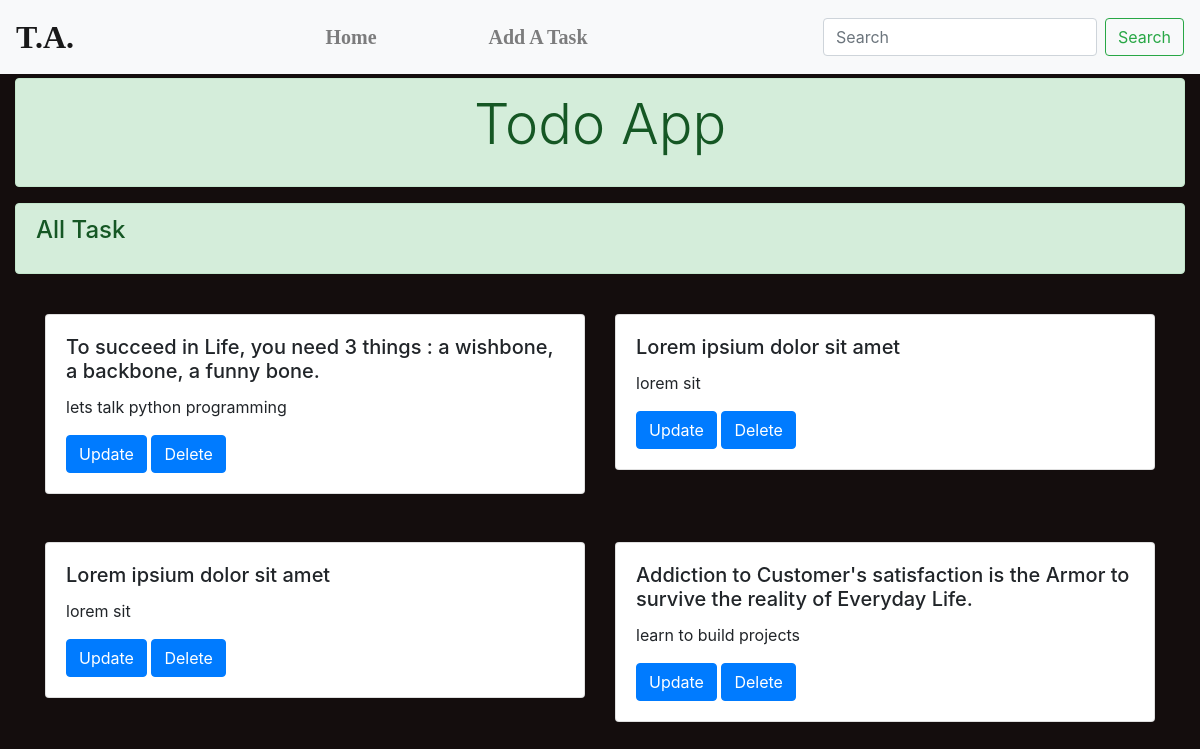
The page / on the database its author committed.
### mini/models.py (models this page shows, shortened)
class Todo(models.Model):
    choice = [
       ("important", "important"),
       ("less important", "less import"),
       ("not important", "not important"),
    ]
    title = models.CharField(max_length=150)
    content = models.TextField()
    dateadded = models.DateField(auto_now_add=True)
    priority = models.CharField(choices = choice, max_length=50  )
    class Meta:
        verbose_name = 'Todo'
        verbose_name_plural = 'Todo'

### mini/views.py (the view)
# urls.py: path('', views.home, name="home"),
def home(request):
    context = {}
    todolist = Todo.objects.all()
    context['todos'] = todolist
    return render(request, "index.html", context)

### Templates/index.html (shortened to what this page needs)
{% load static %}
<!DOCTYPE html>
<html lang="en">
<head>
    <link rel="stylesheet" href="https://cdnjs.cloudflare.com/ajax/libs/font-awesome/4.7.0/css/font-awesome.min.css" />
    <link rel="stylesheet" href="https://maxcdn.bootstrapcdn.com/bootstrap/4.5.2/css/bootstrap.min.css" />
    <link rel="stylesheet" href="{% static 'style.css' %}" />
</head>
<nav class="navbar navbar-expand-lg navbar-light bg-light">
    <a class="navbar-brand" href="{% url 'home' %}">T.A.</a>
    <div class="collapse navbar-collapse" id="navbarSupportedContent">
        <ul class="navbar-nav mx-auto">
            <li class="nav-item mx-5">
                <a class="nav-link" href="{% url 'home' %}">Home </a>
            </li>
            <li class="nav-item mx-5">
                <a class="nav-link" href="{% url 'add' %}">Add A Task</a>
            </li>
        </ul>
        <form class="form-inline my-2 my-lg-0">
            <input class="form-control mr-sm-2" type="search" placeholder="Search" aria-label="Search" />
            <button class="btn btn-outline-success my-2 my-sm-0" type="submit">
          Search
        </button>
        </form>
    </div>
</nav>
<body>
    <div class="container-fluid mt-1">
        <div class="alert alert-success" role="alert">
            <h4 class="alert-heading text-center display-4">Todo App</h4>
        </div>
    </div>
    <div class="container-fluid">
        <div class="alert alert-success" role="alert">
            <h4 class="alert-heading text-left">All Task</h4>
        </div>
    </div>
    <div class="container">
        {% if todos %}
        <div class="row">
            {% for i in todos %}
            <div class="col-sm-6 my-4">
                <div class="card">
                    <div class="card-body">
                        <h5 class="card-title">{{i.title}}</h5>
                        <p class="card-text">{{i.content}}</p>
                        <a href="{% url 'update' i.pk %}" class="btn btn-primary">Update</a
              >
              <a href="  {% url 'delete' i.pk %}" class="btn btn-primary"
                >Delete</a
              >
            </div>
          </div>
        </div>
        {% endfor %}
      </div>
      {% else %}
      <div class="text-center text-warning">No Task In Progress</div>
      {% endif %}
    </div>
  </body>
</html>

### static/style.css (style rules this page uses)
body { margin: 0; padding: 0; box-sizing: border-box; scroll-behavior: smooth; background-color: rgb(20, 13, 13); }
.nav-link { font-family: "Ubuntu"; font-weight: 900; color: black; font-size: 20px; }
.navbar-brand { font-family: "Ubuntu"; font-weight: 900; color: black; font-size: 2rem; }

### rows shown on the page
Todo: title "To succeed in Life, you need 3 things : a wishbone, a backbone, a funny bone.", content "lets talk python programming"
Todo: title "Lorem ipsium dolor sit amet", content "lorem sit"
Todo: title "Lorem ipsium dolor sit amet", content "lorem sit"
Todo: title "Addiction to Customer's satisfaction is the Armor to survive the reality of Everyday Life.", content "learn to build projects"
